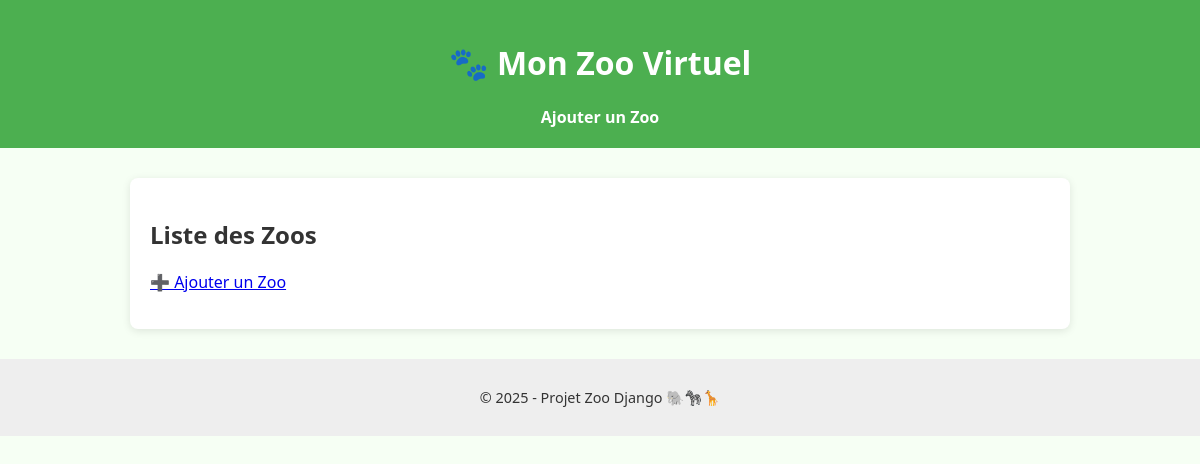
Before: / with the older database file.
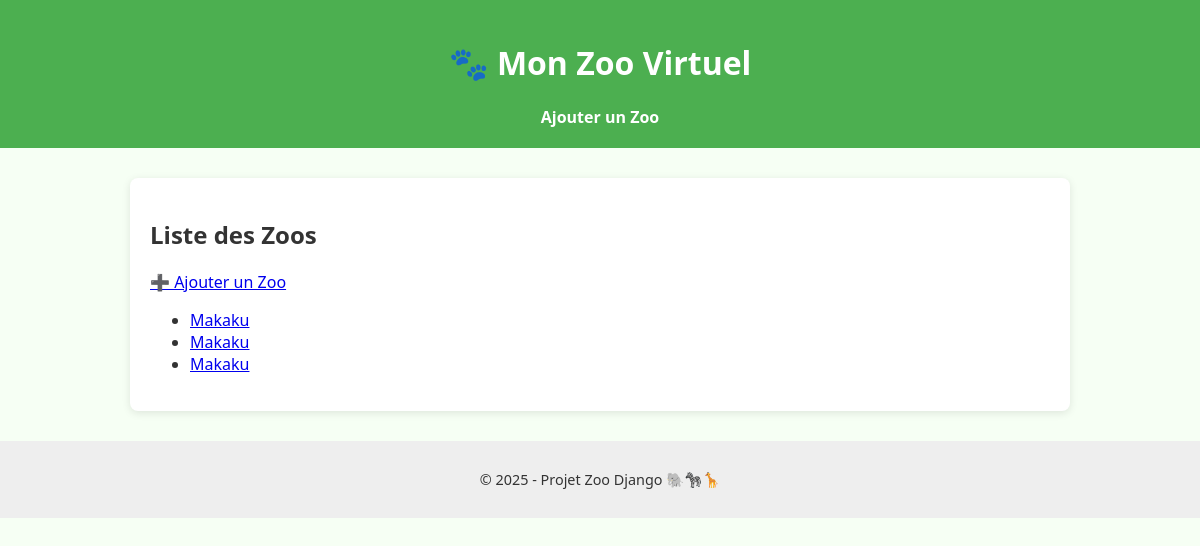
After: the same page with the newer database file.
### zoo/models.py (models this page shows, shortened)
class Zoo(models.Model):
    nom = models.CharField(max_length=100)
    ville = models.CharField(max_length=100)
    superficie = models.FloatField(help_text="Superficie en m²", blank=True, null=True)
    directeur_du_zoo = models.CharField(max_length=100, blank=True, null=True)
    date_de_creation = models.DateField(blank=True , null=True)  # Meilleure pratique

### zoo/views.py (the view)
# urls.py: path('', views.zoo_list, name='zoo_list'),
def zoo_list(request):
    zoos = Zoo.objects.all()
    return render(request, 'zoo/zoo_list.html', {'zoos': zoos})

### zoo/templates/zoo/zoo_list.html
{% extends 'base.html' %}
{% block content %}
<h2>Liste des Zoos</h2>
<a href="{% url 'zoo_create' %}">➕ Ajouter un Zoo</a>
<ul>
    {% for zoo in zoos %}
    <li><a href="{% url 'zoo_detail' zoo.pk %}">{{ zoo.nom }}</a></li>
    {% endfor %}
</ul>
{% endblock %}

### zoo/templates/base.html (shortened to what this page needs)
{% load static %}
<html lang="fr">
<head>
    <link rel="stylesheet" href="{% static 'css/style.css' %}">
</head>
<body>
    <header>
        <h1><a href="{% url 'zoo_list' %}">🐾 Mon Zoo Virtuel</a></h1>
        <nav>
            <ul>
                <li><a href="{% url 'zoo_create' %}">Ajouter un Zoo</a></li>
            </ul>
        </nav>
    </header>
    <main>
        {% block content %}
        {% endblock %}
    </main>
    <footer>
        <p>&copy; 2025 - Projet Zoo Django 🐘🦓🦒</p>
    </footer>
</body>
</html>

### zoo/static/zoo/css/style.css (style rules this page uses)
body { font-family: 'Segoe UI', sans-serif; background: #f6fff4; color: #333; margin: 0; padding: 0; }
header { background-color: #4caf50; color: white; padding: 20px; text-align: center; }
header h1 a { text-decoration: none; color: white; }
nav ul { list-style: none; margin: 10px 0 0; padding: 0; display: flex; justify-content: center; gap: 15px; }
nav a { color: white; text-decoration: none; font-weight: bold; }
main { max-width: 900px; margin: 30px auto; padding: 20px; background: white; border-radius: 8px; box-shadow: 0 2px 8px rgba(0, 0, 0, 0.1); }
footer { text-align: center; padding: 15px; background-color: #eee; font-size: 0.9em; }

Changed rows visible on the page:
added Zoo: nom "Makaku"
added Zoo: nom "Makaku"
added Zoo: nom "Makaku"
